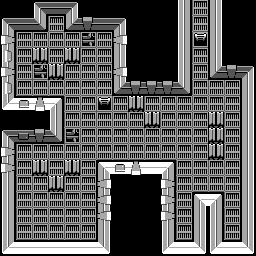

Rendered tile map (Tiled .tmx) drawn with the repository's tilesets; below, a short description and the full map source, tile grids included:
An orthogonal 16x16 tile map with 16x16 px tiles, 1 tile layer (Tile Layer 1), 2 tilesets.

<map version="1.9" tiledversion="1.9.2" orientation="orthogonal" renderorder="right-down" width="16" height="16" tilewidth="16" tileheight="16" infinite="0" nextlayerid="2" nextobjectid="1">
 <tileset firstgid="1" source="topdown_tileset.tsx" />
 <tileset firstgid="257" source="aiming_tileset.tsx" />
 <layer id="1" name="Tile Layer 1" width="16" height="16">
  <data encoding="csv">
23,23,6,7,8,23,23,23,23,23,23,22,1,24,23,23,
6,7,19,1,18,9,7,8,23,23,23,22,1,24,23,23,
4,1,1,1,1,17,1,5,23,23,23,22,33,24,23,23,
20,1,34,1,34,1,1,24,23,23,23,22,1,24,23,23,
4,1,17,34,1,1,1,5,23,23,23,22,1,18,9,8,
20,1,1,1,1,1,1,18,9,9,9,19,1,1,1,24,
38,26,10,3,1,1,33,1,34,1,1,1,1,1,1,24,
23,23,23,22,1,1,1,1,1,34,1,1,1,34,1,24,
6,25,9,19,17,1,1,1,1,1,1,1,1,34,1,24,
4,1,1,1,1,1,1,1,1,1,1,1,1,34,1,24,
4,1,34,1,34,1,2,26,10,39,3,1,1,1,1,24,
22,1,1,34,1,1,5,23,23,23,4,1,1,1,1,24,
22,1,1,1,1,1,5,23,23,23,4,1,2,3,1,24,
22,1,1,1,1,1,5,23,23,23,4,1,24,22,1,24,
22,1,1,1,1,1,24,23,23,23,22,1,24,22,1,24,
38,39,39,39,39,39,40,23,23,23,38,39,40,38,39,40
</data>
 </layer>
</map>